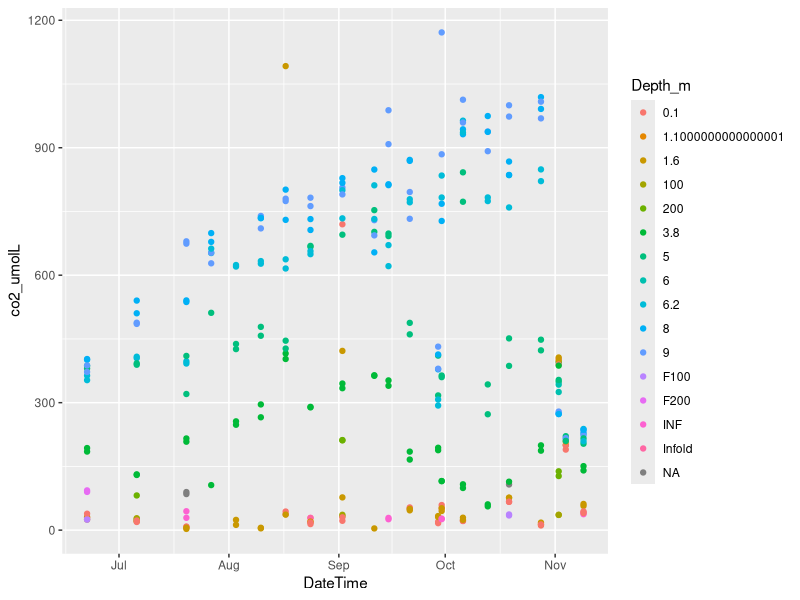
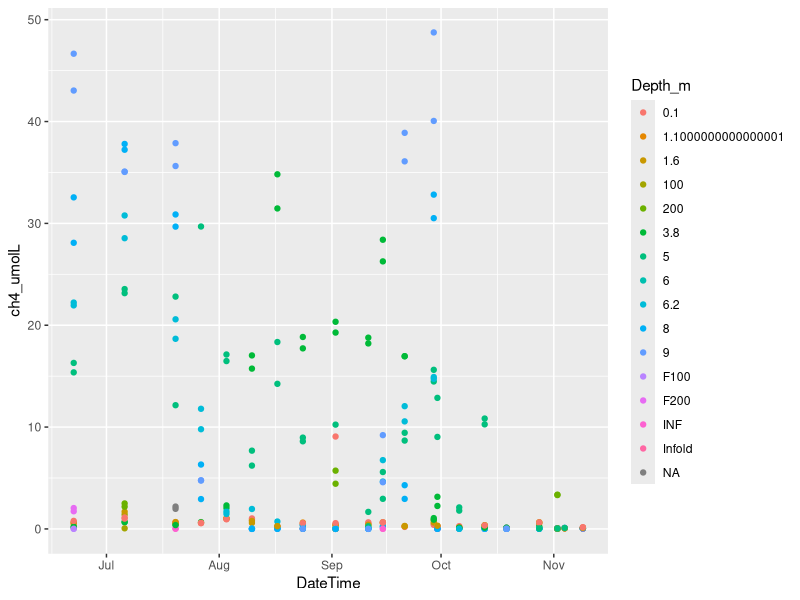

R code for these plots, in order:
## ---- chunk 1
knitr::opts_chunk$set(echo = TRUE)
library(tidyverse)
library(readxl)
## ---- chunk 2
ghgs <- read_excel("../GHG_MEGA_GC_SHEET_EXCEL_2020.xlsx", sheet = 2, skip = 6)

colnames(ghgs)[1:4] <- c("DateTime","Depth_m","Reservoir","Rep")
colnames(ghgs)[13:14] <- c("ch4_umolL","co2_umolL")
ghgs%>%
  select(DateTime,Depth_m,Reservoir,Rep,ch4_umolL,co2_umolL)

ghgs%>%
  filter(Reservoir == "FCR")%>%
  ggplot(aes(x = DateTime, y = co2_umolL, color = Depth_m))+
  geom_point()

ghgs%>%
  filter(Reservoir == "FCR")%>%
  ggplot(aes(x = DateTime, y = ch4_umolL, color = Depth_m))+
  geom_point()
